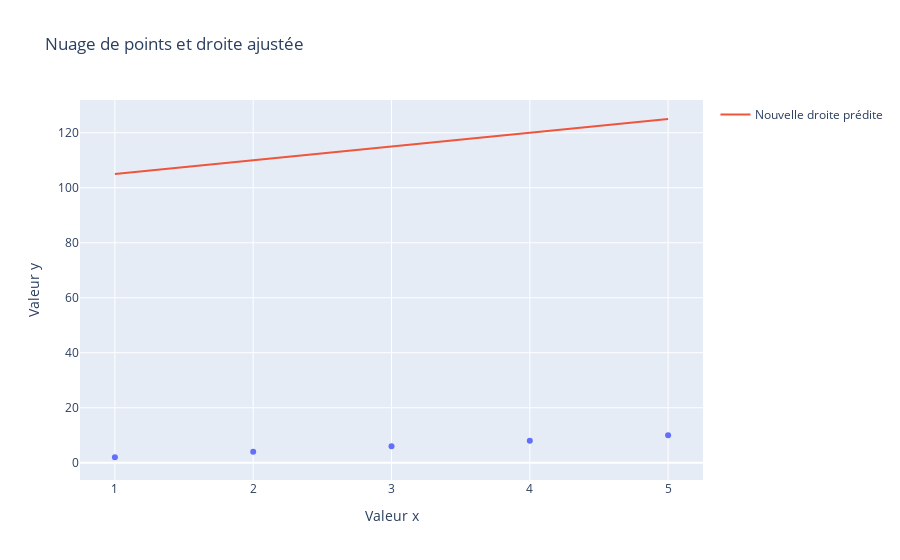

Write notebook code for a chart like this one.
### Code cell
# Meilleures valeurs devinées
phi0_guess = 100  # Exemple de valeur ajustée
phi1_guess = 5    # Exemple de valeur ajustée
phis_guess = np.array([phi0_guess, phi1_guess], dtype=np.float64)

# Nouvelles prédictions
ys_pred_guess = predict(xs, phis_guess)

# Nouvelle perte
new_loss = loss(ys_pred_guess, ys_true)
print("Perte avec paramètres devinés :", new_loss)

# Visualisation avec nouveaux paramètres
fig = px.scatter(x=xs, y=ys_true, labels={'x': 'Valeur x', 'y': 'Valeur y'}, title="Nuage de points et droite ajustée")
fig.add_scatter(x=xs, y=ys_pred_guess, mode='lines', name='Nouvelle droite prédite')
fig.show()

### Figure 1 — Plotly figure (JSON) as saved in the notebook; plotly's stock layout.template omitted (floating-point values rounded to 4 significant figures)
{"data": [{"hovertemplate": "Valeur x=%{x}<br>Valeur y=%{y}<extra></extra>", "legendgroup": "", "marker": {"color": "#636efa", "symbol": "circle"}, "mode": "markers", "name": "", "orientation": "v", "showlegend": false, "type": "scatter", "x": [1, 2, 3, 4, 5], "xaxis": "x", "y": [2, 4, 6, 8, 10], "yaxis": "y"}, {"mode": "lines", "name": "Nouvelle droite prédite", "type": "scatter", "x": [1, 2, 3, 4, 5], "y": [105, 110, 115, 120, 125]}], "layout": {"legend": {"tracegroupgap": 0}, "title": {"text": "Nuage de points et droite ajustée"}, "xaxis": {"anchor": "y", "domain": [0, 1], "title": {"text": "Valeur x"}}, "yaxis": {"anchor": "x", "domain": [0, 1], "title": {"text": "Valeur y"}}}}
